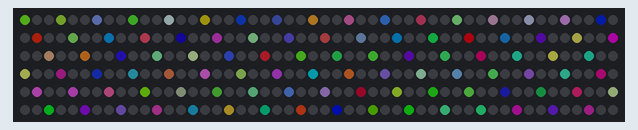
The sketch below on a simulated Arduino Uno, built with avr-gcc and run on an emulated ATmega328P. Shown: 300 RGB LEDs in strip order, left to right, continuing on the next row. Dim RGB values are drawn brighter than linear; random numbers use the default seed unless the sketch sets one.

Above: at 0.09 s.
At 4.98 s:
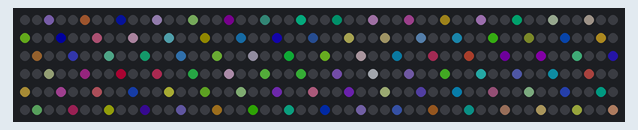
At 10.05 s:
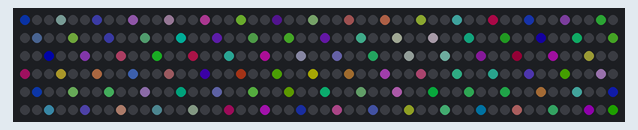
At 20.02 s:
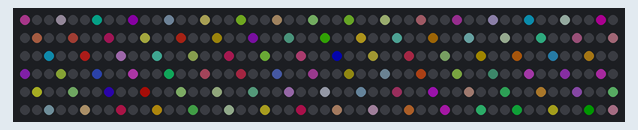
At 29.89 s:
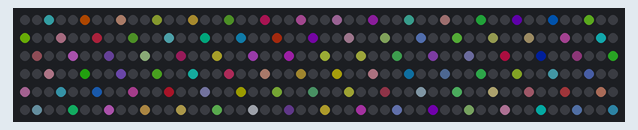
At 39.86 s:
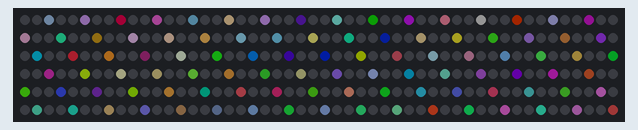

The sketch:

carnival.ino
```cpp
#include <Adafruit_NeoPixel.h>

#define PIN 6 // the Data Pin for the strip.
#define NUMPIXELS 300 // how many pixels are on the strip

Adafruit_NeoPixel strip1 = Adafruit_NeoPixel(NUMPIXELS, PIN, NEO_GRB + NEO_KHZ800);

int incoming;

void setup() {
  // put your setup code here, to run once:
  strip1.begin();
  strip1.show();
  Serial.begin(115200);

}

void loop() {
 for(int c = 0; c < 3; c++){
  for(int i = 0; i < strip1.numPixels(); i+=3){
    strip1.setPixelColor(i+c, strip1.Color(random(50),random(50),random(50)));
    strip1.setPixelColor(i+c-1, strip1.Color(0,0,0));

    //strip1.setPixelColor(i+1, strip1.Color(0,255,0));
    //strip1.setPixelColor(i+2, strip1.Color(0,0,255));
  }
  strip1.show();
    delay(50);
}
}
```
